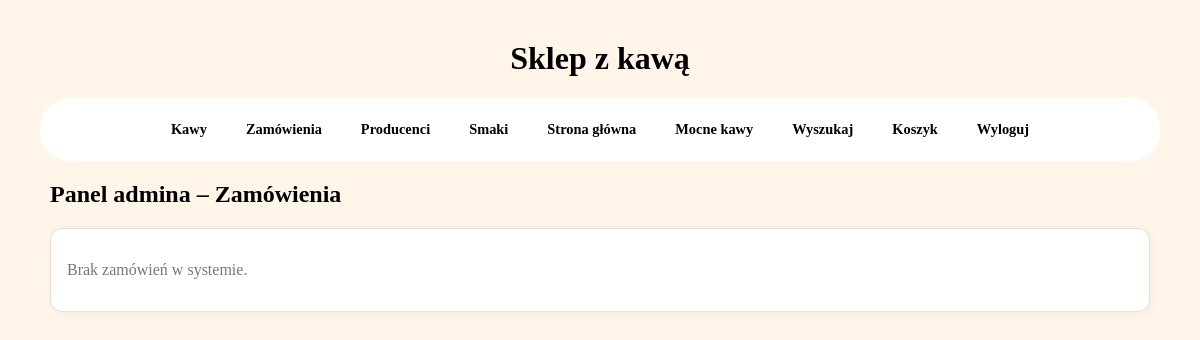
The app's page /apanel/zamowienia/ (signed in), older data.
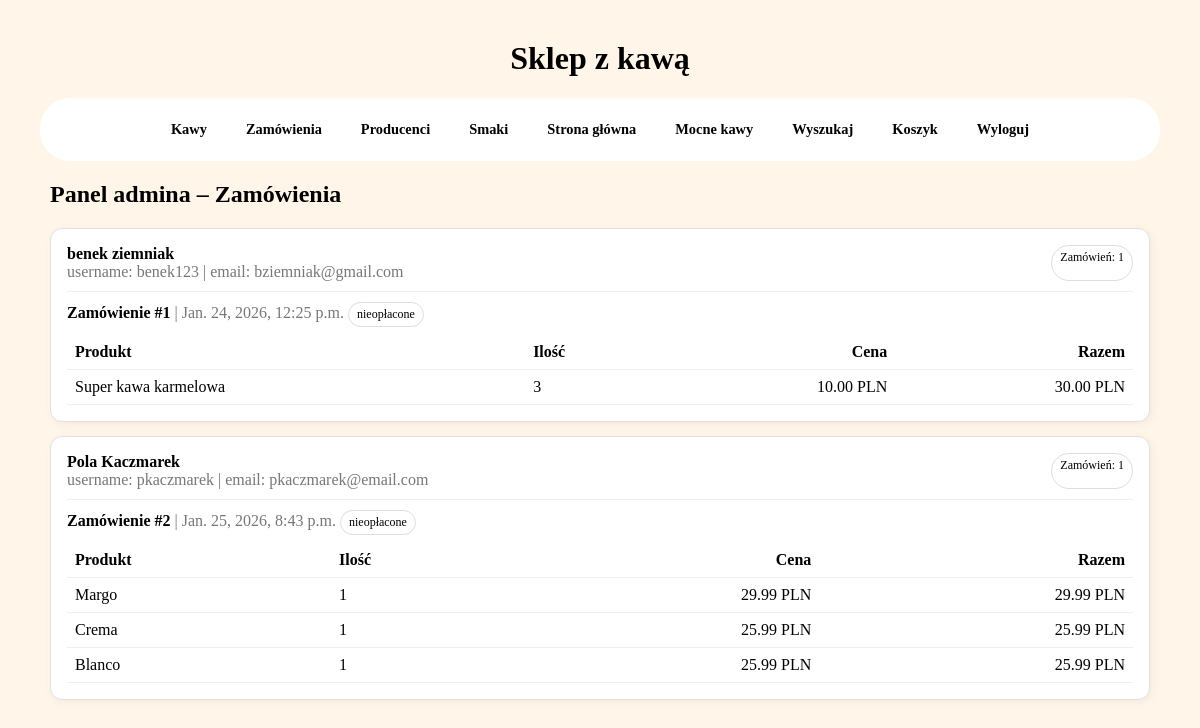
The same page, newer data.
### sklep/models.py (models this page shows, shortened)
class Customer(models.Model):
    user = models.OneToOneField(User, on_delete=models.CASCADE)
    phone_number = models.CharField(max_length=9, blank=True) # pole opcjonalne
    registration_date = models.DateTimeField(auto_now_add=True, editable=False)
    class Meta: # Django łączy tabelę klientów z tabelą użytkowników i sortuje wynik według kolumny z tej drugiej tabeli.
        ordering = ["user__last_name", "user__first_name"] #Sortowanie według nazwiska i imienia użytkownika

class Order(models.Model):
    customer = models.ForeignKey(Customer, on_delete=models.PROTECT, related_name="orders", help_text="Klient, który złożył zamówienie.")
    date_ordered = models.DateTimeField(auto_now_add=True)
    is_paid = models.BooleanField(default=False) # czy zamowienie oplacone
    transaction_id = models.CharField(max_length=100, null=True, blank=True)
    class Meta:
        ordering = ["-date_ordered"] #najnowsze zamówienia pierwsze

class OrderItem(models.Model):
    coffee = models.ForeignKey("Coffee", on_delete=models.SET_NULL, null=True) # Jeśli kawa zostanie usunięta ze sklepu, to zamówienie nie zniknie, pojawi sie null
    order = models.ForeignKey(Order, on_delete=models.CASCADE, related_name="items") # Jeśli zamowienie zostanie usuniete, wszystkie powiązane z nim pozycje tez beda usuniete.
    quantity = models.PositiveIntegerField(default=1, validators=[MinValueValidator(1)]) # ilosc
    price_at_order = models.DecimalField(
        max_digits=8,
        decimal_places=2,
        validators=[MinValueValidator(0.01)],
        help_text="Cena kawy w momencie złożenia zamówienia."
    )
    date_added = models.DateTimeField(auto_now_add=True) # automatycznie zapisuje datę i godzinę dodania produktu do zamówienia
    @property # Pozwala traktować tę funkcję jak zwykłe pole można wywołać item.total_price zamiast item.total_price()
    def total_price(self):
        return self.quantity * self.price_at_order #Oblicza łączną cenę pozycji w zamówieniu

class Coffee(models.Model):
    name = models.CharField(max_length=100)
    coffeetype = models.CharField(max_length=1, choices=COFFEE_TYPES, default="Z")
    taste = models.ForeignKey(CoffeeTaste, null=True, blank=True, on_delete=models.SET_NULL)
    producent = models.ForeignKey(Producent, null=True, blank=True, on_delete=models.SET_NULL)
    price = models.DecimalField(
        max_digits=5, #maksymalnie 5 cyfr
        decimal_places=2, #2 miejsca po przecinku
        validators=[MinValueValidator(0.01)], #cena minimalna 0.01
        help_text="Cena kawy w PLN."
    )

### sklep/views.py (the view)
# urls.py: path("apanel/zamowienia/", views.admin_orders_overview, name="admin-orders-view"), # przegląd zamówień przez admina
@staff_member_required
def admin_orders_overview(request):
    orders = (
        Order.objects
        .select_related("customer__user")
        .prefetch_related("items__coffee")
        .order_by("-date_ordered")
    )
    grouped = {}
    for o in orders:
        grouped.setdefault(o.customer_id, []).append(o)
    customers = (
        Customer.objects
        .select_related("user")
        .filter(id__in=grouped.keys())
        .order_by("user__username")
    )
    data = []
    for c in customers:
        data.append({
            "customer": c,
            "orders": grouped.get(c.id, []),
        })
    return render(request, "sklep/admin/orders_view.html", {"data": data})

### sklep/templates/sklep/admin/orders_view.html (shortened to what this page needs)
{% extends "sklep/base.html" %}
{% block content %}
<div class="wrap">
  <h2>Panel admina – Zamówienia</h2>
  {% if not data %}
    <div class="card">
      <p class="muted">Brak zamówień w systemie.</p>
    </div>
  {% else %}
    {% for row in data %}
      <div class="card">
        <div class="user">
          <div>
            <strong>
              {{ row.customer.user.get_full_name|default:row.customer.user.username }}
            </strong>
            <div class="muted">
              username: {{ row.customer.user.username }}
              {% if row.customer.user.email %} | email: {{ row.customer.user.email }}{% endif %}
            </div>
          </div>
          <div class="pill">
            Zamówień: {{ row.orders|length }}
          </div>
        </div>
        <div class="orders">
          {% for o in row.orders %}
            <div class="order">
              <div>
                <strong>Zamówienie #{{ o.id }}</strong>
                <span class="muted"> | {{ o.date_ordered }}</span>
                {% if o.is_paid %}
                  <span class="pill">opłacone</span>
                {% else %}
                  <span class="pill">nieopłacone</span>
                {% endif %}
              </div>
              {% if o.items.all %}
                <table>
                  <thead>
                    <tr>
                      <th>Produkt</th>
                      <th>Ilość</th>
                      <th class="right">Cena</th>
                      <th class="right">Razem</th>
                    </tr>
                  </thead>
                  <tbody>
                    {% for it in o.items.all %}
                      <tr>
                        <td>{{ it.coffee.name|default:"(usunięty produkt)" }}</td>
                        <td>{{ it.quantity }}</td>
                        <td class="right">{{ it.price_at_order }} PLN</td>
                        <td class="right">{{ it.total_price }} PLN</td>
                      </tr>
                    {% endfor %}
                  </tbody>
                </table>
              {% else %}
                <p class="muted">Brak pozycji w zamówieniu.</p>
              {% endif %}
            </div>
          {% endfor %}
        </div>
      </div>
    {% endfor %}
  {% endif %}
</div>
{% endblock %}

Row changes from the older to the newer data that the page shows:
now on this page (row edited): Customer: customer.user.get_full_name "benek ziemniak", customer.user.username "benek123", customer.user.email "bziemniak@gmail.com", orders|length "1"
added Order: id "1", date_ordered "Jan. 24, 2026, 12:25 p.m.", is_paid "nieopłacone", shown under "benek ziemniak"
added OrderItem: coffee.name "Super kawa karmelowa", quantity "3", price_at_order "10.00", total_price "30.00", shown under "1"
now on this page (row edited): Customer: customer.user.get_full_name "Pola Kaczmarek", customer.user.username "pkaczmarek", customer.user.email "pkaczmarek@email.com", orders|length "1"
added Order: id "2", date_ordered "Jan. 25, 2026, 8:43 p.m.", is_paid "nieopłacone", shown under "Pola Kaczmarek"
added OrderItem: coffee.name "Margo", quantity "1", price_at_order "29.99", total_price "29.99", shown under "2"
added OrderItem: coffee.name "Crema", quantity "1", price_at_order "25.99", total_price "25.99", shown under "2"
added OrderItem: coffee.name "Blanco", quantity "1", price_at_order "25.99", total_price "25.99", shown under "2"
Text that changed along with them:
text no longer shown: "Brak zamówień w systemie."
